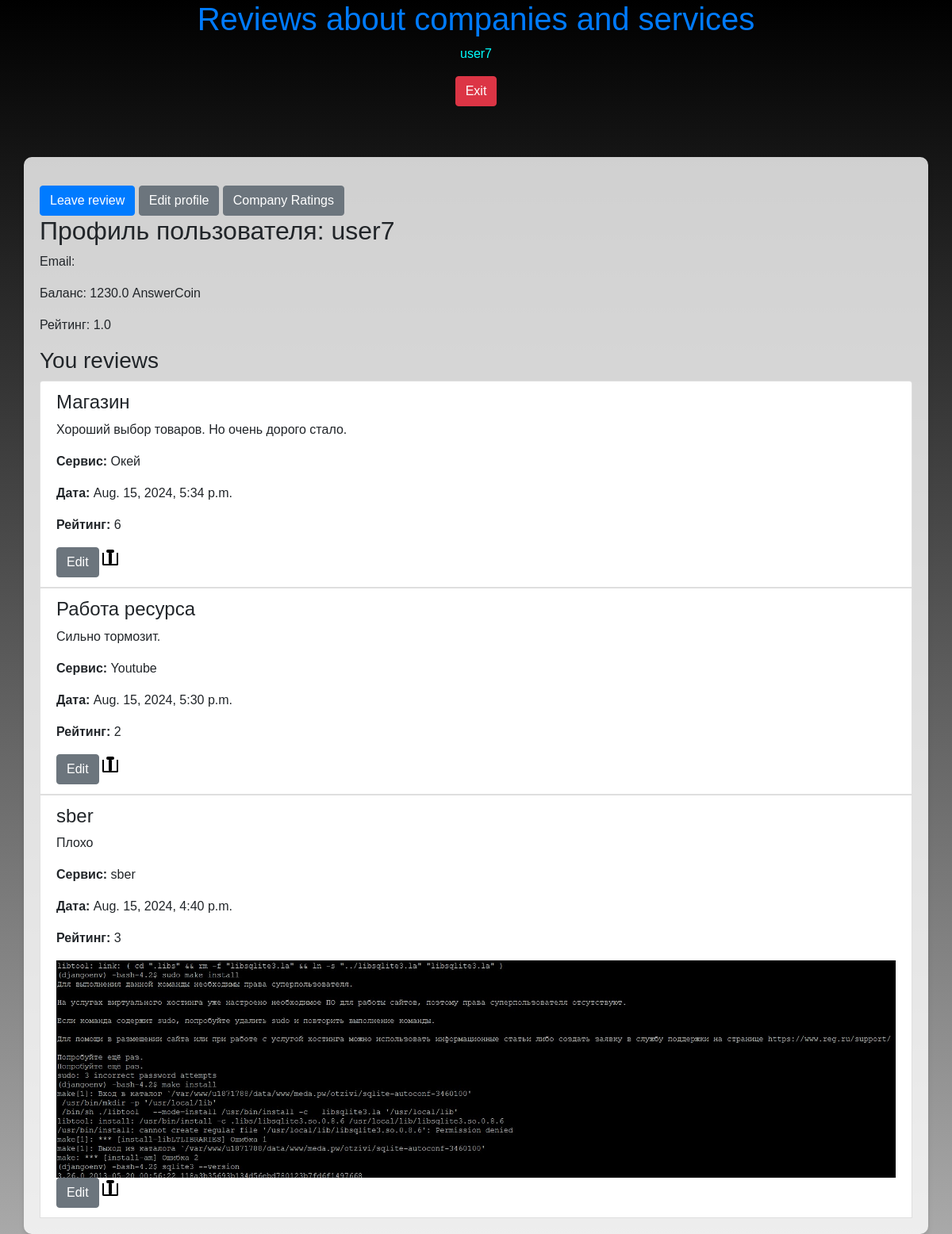
Screenshot of /en/profile/user7/ (signed in) with the database file from the repository.
### myapp/models.py (models this page shows, shortened)
class Profile(models.Model):
    user = models.OneToOneField(User, on_delete=models.CASCADE)
    balance = models.FloatField(default=0.0)
    rating = models.FloatField(default=1.0)  # Рейтинг пользователя
    bonus_balance = models.FloatField(default=0.0)  # Бонусный баланс

class Review(models.Model):
    service = models.CharField(max_length=100)
    topic = models.CharField(max_length=200)
    text = models.TextField()
    author = models.ForeignKey(User, on_delete=models.CASCADE)
    timestamp = models.DateTimeField(auto_now_add=True)
    is_anonymous = models.BooleanField(default=False)
    rating = models.IntegerField(default=1)  # Рейтинг от 1 до 10
    company = models.ForeignKey(Company, on_delete=models.CASCADE, related_name='reviews', null=True, blank=True)
    image = models.ImageField(upload_to='review_images/', null=True, blank=True)  # Поле для изображения
    video = models.FileField(upload_to='review_videos/', null=True, blank=True)  # Поле для видео

### myapp/views.py (the view)
# urls.py: path('profile/<str:username>/', views.profile, name='profile'),
@login_required
def profile(request, username):
    user = get_object_or_404(User, username=username)
    if request.user != user and not request.user.is_superuser:
        raise PermissionDenied
    reviews = Review.objects.filter(author=user).order_by('-timestamp')
    return render(request, 'profile.html', {'user': user, 'reviews': reviews})

### templates/profile.html (shortened to what this page needs)
{% extends 'base.html' %}
{% load i18n %}
{% load static %}
{% block content %}
<div class="container mt-5">
    <a href="{% url 'add_review' %}" class="btn btn-primary mt-3">{% trans "Leave review" %}</a>
    {% if request.user == user %}
        <a href="{% url 'edit_profile' user.username %}" class="btn btn-secondary mt-3">{% trans "Edit profile" %}</a>
    {% endif %}
    <a href="{% url 'company_ratings' %}" class="btn btn-secondary mt-3">{% trans "Company Ratings" %}</a>
    <h2>Профиль пользователя: {{ user.username }}</h2>
    <p>Email: {{ user.email }}</p>
    <p>Баланс: {{ user.profile.balance }} AnswerCoin</p>
    <p>Рейтинг: {{ user.profile.rating }}</p>
    <h3>You reviews</h3>
    <ul class="list-group">
        {% for review in reviews %}
            <li class="list-group-item">
                <h4>{{ review.topic }}</h4>
                <p>{{ review.text }}</p>
                <p><strong>Сервис:</strong> {{ review.service }}</p>
                <p><strong>Дата:</strong> {{ review.timestamp }}</p>
                <p><strong>Рейтинг:</strong> {{ review.rating }}</p>
                {% if review.image %}
                    <img src="{{ review.image.url }}" alt="Review Image" style="max-width: 100%;">
                {% endif %}
                <a href="{% url 'edit_review' review.id %}" class="btn btn-secondary">{% trans "Edit" %}</a>
                <div class="trash-can" data-toggle="modal" data-target="#deleteModal{{ review.id }}">
                    <i></i>
                </div>
            </li>
        {% endfor %}
    </ul>
</div>
{% endblock %}

### templates/base.html (shortened to what this page needs)
{% load i18n %}
{% load static %}
<!DOCTYPE html>
<html>
<head>
    <link href="https://stackpath.bootstrapcdn.com/bootstrap/4.5.2/css/bootstrap.min.css" rel="stylesheet">
</head>
<body>
    <header>
        <h1><a href="/">{% trans "Reviews about companies and services" %}</a></h1>
    </header>
    {% if user.is_authenticated %}
        <p><a href="{% url 'profile' user.username %}" class="user-name">{{ user.username }}</a>
            <form class="form-format" method="post" action="{% url 'logout' %}">
                <button type="submit" class="btn btn-danger">{% trans "Exit" %}</button>
            </form>
        </p>
    {% else %}
        <a href="{% url 'login' %}">{% trans "Login" %}</a> |
        <a href="{% url 'register' %}">{% trans "Register" %}</a>
    {% endif %}
    {% block content %}{% endblock %}
</body>
</html>

### templates/base.html (style rules this page uses)
.trash-can { cursor: pointer; width: 20px; height: 20px; position: relative; display: inline-block; }
.trash-can:before, .trash-can:after { content: ""; position: absolute; background-color: black; }
.trash-can:before { top: 0; left: 5px; right: 5px; height: 4px; border-radius: 2px; }
.trash-can:after { top: 4px; bottom: 2px; left: 8px; width: 4px; background-color: black; border-radius: 1px; }
.trash-can i { position: absolute; top: 4px; left: 0; right: 0; height: 16px; border: 2px solid black; border-top: none; border-radius: 0 0 2px 2px; }
body { min-height: 100vh; background: linear-gradient(to bottom, black, darkgray); font-family: 'Poppins', sans-serif; margin: 0; padding: 0; display: flex; flex-direction: column; align-items: center; animation: backgroundFade 115s infinite; }
.container { background-color: rgba(255, 255, 255, 0.8); padding: 20px; border-radius: 10px; box-shadow: 0 4px 6px rgba(0, 0, 0, 0.1); }
.user-name { color: #00ffff; }

### rows the page displays
Review: topic "Магазин", text "Хороший выбор товаров. Но очень дорого стало.", service "Окей", timestamp "Aug. 15, 2024, 5:34 p.m.", rating "6"
Review: topic "Работа ресурса", text "Сильно тормозит.", service "Youtube", timestamp "Aug. 15, 2024, 5:30 p.m.", rating "2"
Review: topic "sber", text "Плохо", service "sber", timestamp "Aug. 15, 2024, 4:40 p.m.", rating "3", image (picture)

### other values shown
{{ user.username }} "user7"
{{ user.profile.balance }} "1230.0"
{{ user.profile.rating }} "1.0"
